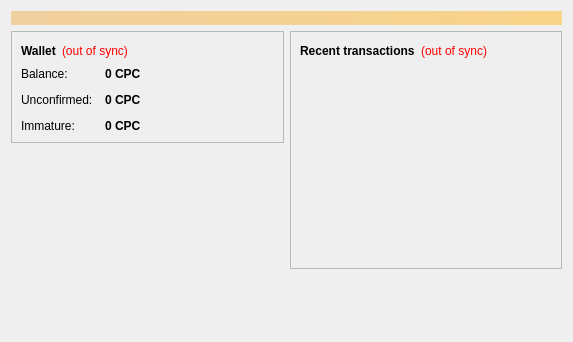
<?xml version="1.0" encoding="UTF-8"?>
<ui version="4.0">
 <class>OverviewPage</class>
 <widget class="QWidget" name="OverviewPage">
  <property name="geometry">
   <rect>
    <x>0</x>
    <y>0</y>
    <width>573</width>
    <height>342</height>
   </rect>
  </property>
  <property name="windowTitle">
   <string>Form</string>
  </property>
  <layout class="QVBoxLayout" name="topLayout">
   <item>
    <widget class="QLabel" name="labelAlerts">
     <property name="visible">
      <bool>false</bool>
     </property>
     <property name="styleSheet">
      <string notr="true">background-color: qlineargradient(x1: 0, y1: 0, x2: 1, y2: 0, stop:0 #F0D0A0, stop:1 #F8D488); color:#000000;</string>
     </property>
     <property name="wordWrap">
      <bool>true</bool>
     </property>
     <property name="margin">
      <number>3</number>
     </property>
    </widget>
   </item>
   <item>
    <layout class="QHBoxLayout" name="horizontalLayout" stretch="1,1">
     <item>
      <layout class="QVBoxLayout" name="verticalLayout_2">
       <item>
        <widget class="QFrame" name="frame">
         <property name="frameShape">
          <enum>QFrame::StyledPanel</enum>
         </property>
         <property name="frameShadow">
          <enum>QFrame::Raised</enum>
         </property>
         <layout class="QVBoxLayout" name="verticalLayout_4">
          <item>
           <layout class="QHBoxLayout" name="horizontalLayout_4">
            <item>
             <widget class="QLabel" name="label_5">
              <property name="font">
               <font>
                <weight>75</weight>
                <bold>true</bold>
               </font>
              </property>
              <property name="text">
               <string>Wallet</string>
              </property>
             </widget>
            </item>
            <item>
             <widget class="QLabel" name="labelWalletStatus">
              <property name="toolTip">
               <string>The displayed information may be out of date. Your wallet automatically synchronizes with the Cryptocoin network after a connection is established, but this process has not completed yet.</string>
              </property>
              <property name="styleSheet">
               <string notr="true">QLabel { color: red; }</string>
              </property>
              <property name="text">
               <string notr="true">(out of sync)</string>
              </property>
              <property name="alignment">
               <set>Qt::AlignLeading|Qt::AlignLeft|Qt::AlignVCenter</set>
              </property>
             </widget>
            </item>
            <item>
             <spacer name="horizontalSpacer_2">
              <property name="orientation">
               <enum>Qt::Horizontal</enum>
              </property>
              <property name="sizeHint" stdset="0">
               <size>
                <width>40</width>
                <height>20</height>
               </size>
              </property>
             </spacer>
            </item>
           </layout>
          </item>
          <item>
           <layout class="QFormLayout" name="formLayout_2">
            <property name="fieldGrowthPolicy">
             <enum>QFormLayout::AllNonFixedFieldsGrow</enum>
            </property>
            <property name="horizontalSpacing">
             <number>12</number>
            </property>
            <property name="verticalSpacing">
             <number>12</number>
            </property>
            <item row="0" column="0">
             <widget class="QLabel" name="label">
              <property name="text">
               <string>Balance:</string>
              </property>
             </widget>
            </item>
            <item row="0" column="1">
             <widget class="QLabel" name="labelBalance">
              <property name="font">
               <font>
                <weight>75</weight>
                <bold>true</bold>
               </font>
              </property>
              <property name="cursor">
               <cursorShape>IBeamCursor</cursorShape>
              </property>
              <property name="toolTip">
               <string>Your current balance</string>
              </property>
              <property name="text">
               <string notr="true">0 CPC</string>
              </property>
              <property name="textInteractionFlags">
               <set>Qt::LinksAccessibleByMouse|Qt::TextSelectableByKeyboard|Qt::TextSelectableByMouse</set>
              </property>
             </widget>
            </item>
            <item row="1" column="0">
             <widget class="QLabel" name="label_3">
              <property name="text">
               <string>Unconfirmed:</string>
              </property>
             </widget>
            </item>
            <item row="1" column="1">
             <widget class="QLabel" name="labelUnconfirmed">
              <property name="font">
               <font>
                <weight>75</weight>
                <bold>true</bold>
               </font>
              </property>
              <property name="cursor">
               <cursorShape>IBeamCursor</cursorShape>
              </property>
              <property name="toolTip">
               <string>Total of transactions that have yet to be confirmed, and do not yet count toward the current balance</string>
              </property>
              <property name="text">
               <string notr="true">0 CPC</string>
              </property>
              <property name="textInteractionFlags">
               <set>Qt::LinksAccessibleByMouse|Qt::TextSelectableByKeyboard|Qt::TextSelectableByMouse</set>
              </property>
             </widget>
            </item>
            <item row="2" column="0">
             <widget class="QLabel" name="labelImmatureText">
              <property name="text">
               <string>Immature:</string>
              </property>
             </widget>
            </item>
            <item row="2" column="1">
             <widget class="QLabel" name="labelImmature">
              <property name="font">
               <font>
                <weight>75</weight>
                <bold>true</bold>
               </font>
              </property>
              <property name="toolTip">
               <string>Mined balance that has not yet matured</string>
              </property>
              <property name="text">
               <string notr="true">0 CPC</string>
              </property>
              <property name="textInteractionFlags">
               <set>Qt::LinksAccessibleByMouse|Qt::TextSelectableByKeyboard|Qt::TextSelectableByMouse</set>
              </property>
             </widget>
            </item>
           </layout>
          </item>
         </layout>
        </widget>
       </item>
       <item>
        <spacer name="verticalSpacer">
         <property name="orientation">
          <enum>Qt::Vertical</enum>
         </property>
         <property name="sizeHint" stdset="0">
          <size>
           <width>20</width>
           <height>40</height>
          </size>
         </property>
        </spacer>
       </item>
      </layout>
     </item>
     <item>
      <layout class="QVBoxLayout" name="verticalLayout_3">
       <item>
        <widget class="QFrame" name="frame_2">
         <property name="frameShape">
          <enum>QFrame::StyledPanel</enum>
         </property>
         <property name="frameShadow">
          <enum>QFrame::Raised</enum>
         </property>
         <layout class="QVBoxLayout" name="verticalLayout">
          <item>
           <layout class="QHBoxLayout" name="horizontalLayout_2">
            <item>
             <widget class="QLabel" name="label_4">
              <property name="text">
               <string>&lt;b&gt;Recent transactions&lt;/b&gt;</string>
              </property>
             </widget>
            </item>
            <item>
             <widget class="QLabel" name="labelTransactionsStatus">
              <property name="toolTip">
               <string>The displayed information may be out of date. Your wallet automatically synchronizes with the Cryptocoin network after a connection is established, but this process has not completed yet.</string>
              </property>
              <property name="styleSheet">
               <string notr="true">QLabel { color: red; }</string>
              </property>
              <property name="text">
               <string notr="true">(out of sync)</string>
              </property>
              <property name="alignment">
               <set>Qt::AlignRight|Qt::AlignTrailing|Qt::AlignVCenter</set>
              </property>
             </widget>
            </item>
            <item>
             <spacer name="horizontalSpacer">
              <property name="orientation">
               <enum>Qt::Horizontal</enum>
              </property>
              <property name="sizeHint" stdset="0">
               <size>
                <width>40</width>
                <height>20</height>
               </size>
              </property>
             </spacer>
            </item>
           </layout>
          </item>
          <item>
           <widget class="QListView" name="listTransactions">
            <property name="styleSheet">
             <string notr="true">QListView { background: transparent; }</string>
            </property>
            <property name="frameShape">
             <enum>QFrame::NoFrame</enum>
            </property>
            <property name="verticalScrollBarPolicy">
             <enum>Qt::ScrollBarAlwaysOff</enum>
            </property>
            <property name="horizontalScrollBarPolicy">
             <enum>Qt::ScrollBarAlwaysOff</enum>
            </property>
            <property name="selectionMode">
             <enum>QAbstractItemView::NoSelection</enum>
            </property>
           </widget>
          </item>
         </layout>
        </widget>
       </item>
       <item>
        <spacer name="verticalSpacer_2">
         <property name="orientation">
          <enum>Qt::Vertical</enum>
         </property>
         <property name="sizeHint" stdset="0">
          <size>
           <width>20</width>
           <height>40</height>
          </size>
         </property>
        </spacer>
       </item>
      </layout>
     </item>
    </layout>
   </item>
  </layout>
 </widget>
 <resources/>
 <connections/>
</ui>
